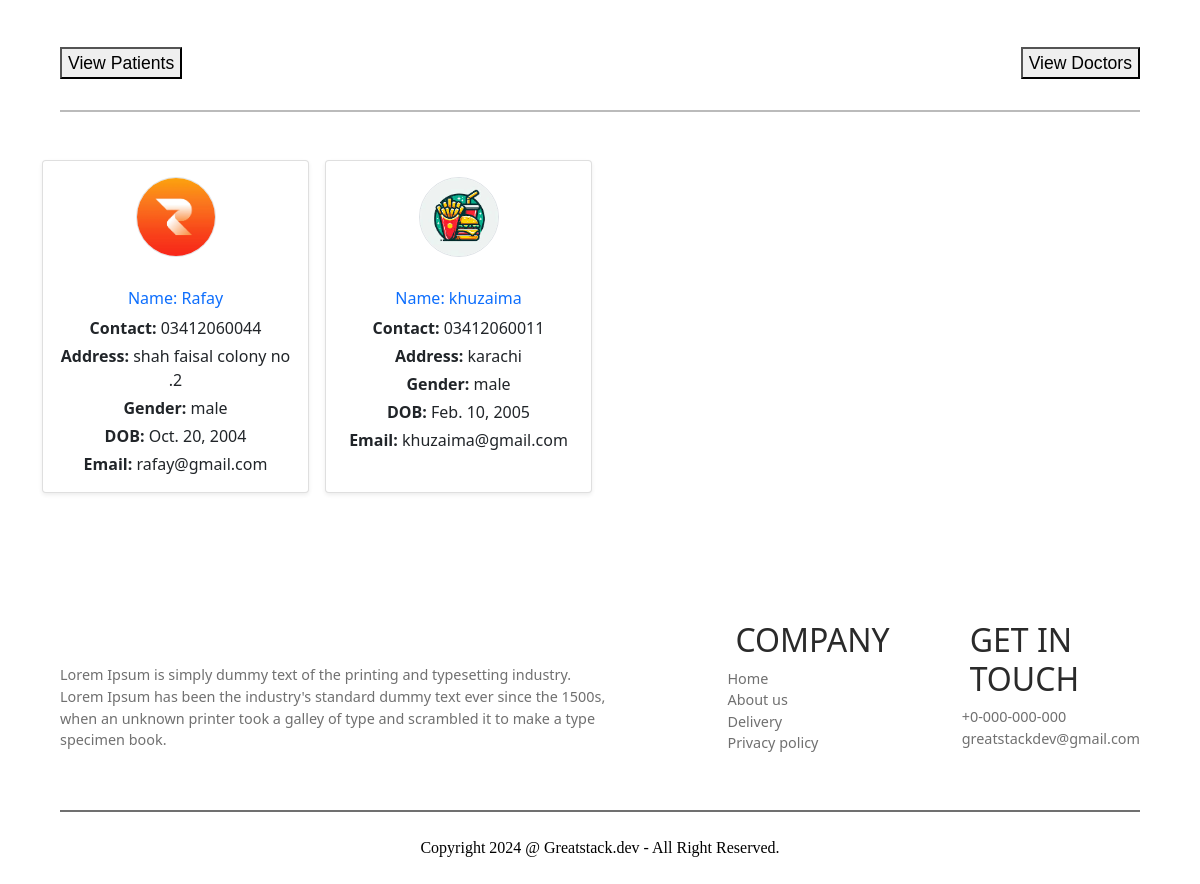
The app's page /viewpatient/ with its own data.
### api/models.py (models this page shows, shortened)
class Patient(models.Model):
    patient_id = models.AutoField(primary_key=True)
    full_name = models.CharField(max_length=255)
    email = models.EmailField(unique=True)
    password = models.CharField(max_length=255)
    contact_number = models.CharField(max_length=15, unique=True)  # Contact number (unique)
    address = models.TextField()  # Address
    dob = models.DateField()  # Date of birth
    gender = models.CharField(max_length=10)  # Gender
    profile_picture = models.BinaryField(null=True, blank=True)  # To store binary image data

### api/adminviews.py (the view)
# urls.py: path('viewpatient/', adminviews.viewpatient, name='viewpatient'),
def viewpatient(request):
    patients_list = Patient.objects.all()
    for patient in patients_list:
        if patient.profile_picture:  # Check if a profile picture exists
            patient.image_base64 = base64.b64encode(patient.profile_picture).decode('utf-8')
        else:
            patient.image_base64 = None  # Handle missing images gracefully
    return render(request, 'viewpatient.html', {'patients': patients_list})

### templatesadmin/viewpatient.html (shortened to what this page needs)
{% load static %}
<!DOCTYPE html>
<html lang="en">
<head>
    <link rel="stylesheet" href="{% static 'style.css' %}">
    <link href="https://cdn.jsdelivr.net/npm/bootstrap@5.0.2/dist/css/bootstrap.min.css" rel="stylesheet">
</head>
<body>
    <div class="navbar">
        <div><button class="viewbutton navbaritem button"><a href="{% url 'viewpatient'%}">View Patients</a></button class="viewbutton"></div>
        <div><button class="viewbutton navbaritem"><a href="{% url 'viewdoctor' %}">View Doctors</a></button class="viewbutton"></div>
    </div>
    <section class="view-patient-main container my-5">
        <div class="row gy-4 gx-3">
            {% for patient in patients %}
            <div class="col-lg-3 col-md-4 col-sm-6 ">
                <div class="card h-100 shadow-sm" style="max-height: 450px;">
                    <div class="d-flex justify-content-center p-3">
                        {% if patient.image_base64 %}
                        <img
                             class="rounded-circle border"
                             alt="Patient Picture"
                             style="width: 80px; height: 80px; object-fit: cover;">
                        {% else %}
                        <img src="{% static 'profile.png' %}"
                             class="rounded-circle border"
                             alt="Default Picture"
                             style="width: 80px; height: 80px; object-fit: cover;">
                        {% endif %}
                    </div>
                    <div class="card-body text-center">
                        <h6 class="card-title text-primary">Name: {{ patient.full_name }}</h6>
                        <p class="card-text mb-1"><strong>Contact:</strong> {{ patient.contact_number }}</p>
                        <p class="card-text mb-1"><strong>Address:</strong> {{ patient.address }}</p>
                        <p class="card-text mb-1"><strong>Gender:</strong> {{ patient.gender }}</p>
                        <p class="card-text mb-1"><strong>DOB:</strong> {{ patient.dob }}</p>
                        <p class="card-text"><strong>Email:</strong> {{ patient.email }}</p>
                    </div>
                </div>
            </div>
            {% endfor %}
        </div>
    </section>
    <section class="footer">
        <div class="footer-1">
            <div class="footer-1div">
                <br><br>
                Lorem Ipsum is simply dummy text of the printing and typesetting industry. Lorem Ipsum has been the
                industry's standard dummy text ever since the 1500s, when an unknown printer took a galley of type and
                scrambled it to make a type specimen book.
            </div>
            <div class="footer-1div">
                <h2>COMPANY</h2>
                <ul>
                    <li>Home</li>
                    <li>About us</li>
                    <li>Delivery</li>
                    <li>Privacy policy</li>
                </ul>
            </div>
            <div class="footer-1div">
                <h2>GET IN TOUCH</h2>
                <ul>
                    <li>+0-000-000-000</li>
                    <li>greatstackdev@gmail.com</li>
                </ul>
            </div>
        </div>
        <div class="footer-2">
            <div class="footer-2-text">Copyright 2024 @ Greatstack.dev - All Right Reserved.</div>
        </div>
    </section>
</body>
</html>

### static/style.css (style rules this page uses)
.navbar { margin: auto; width: 90%; margin-top: 2vh; height: 12vh; border-bottom: 2px solid rgba(128, 128, 128, 0.534); display: flex; flex-direction: row; justify-content: space-between; align-items: center; }
.navbaritem { margin: 0; }
.navbaritem a { text-decoration: none; font-size: 1.1em; color: black; font-weight: 500; font-family: 'Gill Sans', 'Gill Sans MT', Calibri, 'Trebuchet MS', sans-serif; }
.footer-1 { width: 90%; margin: auto; display: flex; column-gap: 10vh; padding-bottom: 5vh; border-bottom: 2px solid #707070; }
.footer-1 .footer-1div { color: #707070; font-family: 'Segoe UI', Tahoma, Geneva, Verdana, sans-serif; font-weight: 500; font-size: 0.9em; }
.footer-1 h2 { color: rgba(0, 0, 0, 0.836); position: relative; left: 5vh; }
.footer-1div ul { list-style: none; }
.footer { position: relative; top: 10vh; }
.footer-2 { padding-top: 3vh; display: flex; justify-content: center; color: black; font-family:Cambria, Cochin, Georgia, Times, 'Times New Roman', serif; padding-bottom: 3vh; }

### records on screen
Patient: full_name "Rafay", contact_number "03412060044", address "shah faisal colony no .2", gender "male", dob "Oct. 20, 2004", email "rafay@gmail.com"
Patient: full_name "khuzaima", contact_number "03412060011", address "karachi", gender "male", dob "Feb. 10, 2005", email "khuzaima@gmail.com"
